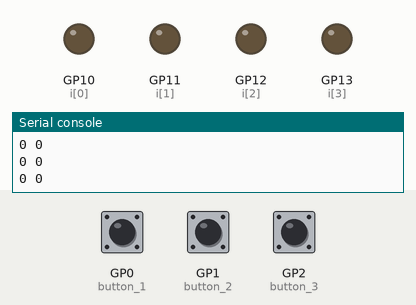
Recording of a program running on a simulated Raspberry Pi Pico running MicroPython. Shown: output pins drawn as LEDs (lit = HIGH), the last lines printed to the serial console. Dashed ring = blinking. The test bench sets the inputs (shaded band); at power-on: GP0 (button_1) LOW, GP1 (button_2) LOW, GP2 (button_3) LOW.

Above: at 1.2 s.
1.3 s: GP0 (button_1) pulled HIGH for 0.15 s
At 1.45 s:
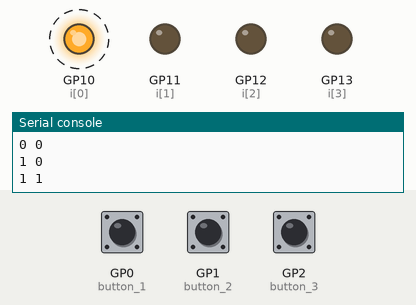
4.3 s: GP1 (button_2) pulled HIGH for 0.15 s
At 4.8 s:
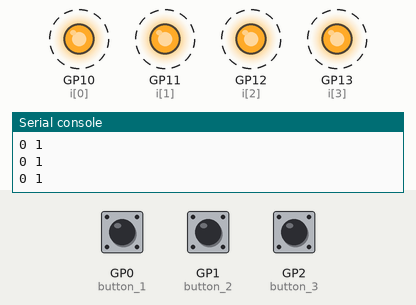
7.4 s: GP2 (button_3) pulled HIGH for 0.15 s
At 7.8 s:
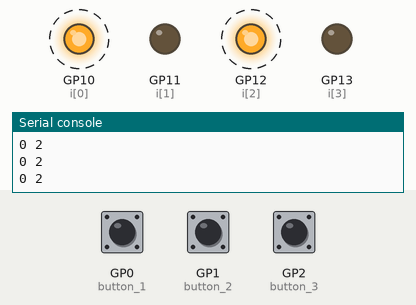
10.4 s: GP0 (button_1) pulled HIGH for 1 s
At 10.55 s:
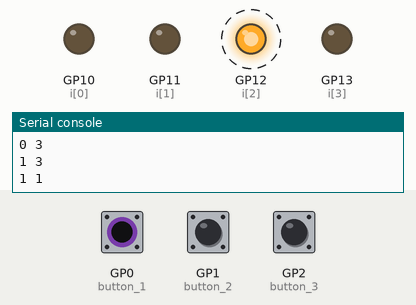
13.4 s: GP2 (button_3) pulled HIGH for 1 s
At 13.8 s:
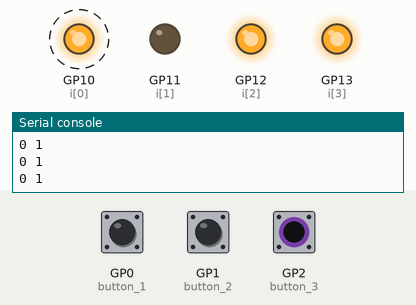
16.4 s: GP0 (button_1) pulled HIGH for 3.2 s
At 16.66 s:
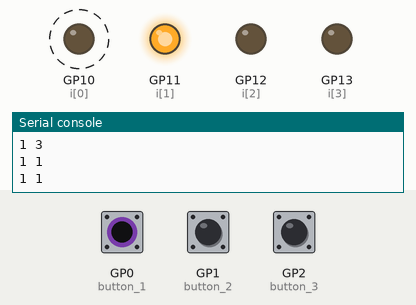
Timing chart, 0 to 22.1 s (numbered marks = the images above; inputs shaded):
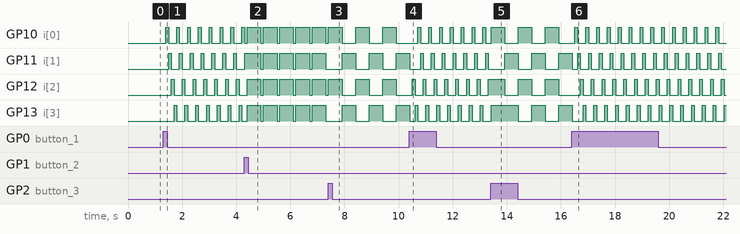

Measured:
- after the input at 1.3 s, GP10 (i[0]): alternates HIGH for 0.10 s and LOW for 0.30 s, starting after 0.10 s; GP11 (i[1]): alternates HIGH for 0.10 s and LOW for 0.30 s, starting after 0.20 s
- after the input at 4.3 s, GP10 (i[0]), GP13 (i[3]): alternates HIGH for 0.50 s and LOW for 0.10 s, starting after 0.11 s; GP11 (i[1]), GP12 (i[2]): alternates HIGH for 0.50 s and LOW for 0.10 s, starting after 0.61 s
- after the input at 7.4 s, GP10 (i[0]), GP12 (i[2]): alternates HIGH for 0.50 s and LOW for 0.50 s, starting after 1.0 s; GP11 (i[1]), GP13 (i[3]): alternates HIGH for 0.50 s and LOW for 0.50 s, starting after 0.51 s
- after the input at 10.4 s, GP10 (i[0]): alternates HIGH for 0.10 s and LOW for 0.30 s, starting after 0.31 s; GP12 (i[2]): alternates HIGH for 0.10 s and LOW for 0.30 s, starting after 0.11 s
- after the input at 13.4 s, GP10 (i[0]): alternates HIGH for 0.50 s and LOW for 0.50 s, starting at once; GP11 (i[1]), GP12 (i[2]): alternates HIGH for 0.50 s and LOW for 0.50 s, starting after 0.52 s
- after the input at 16.4 s, GP10 (i[0]): alternates HIGH for 0.10 s and LOW for 0.30 s, starting after 0.12 s; GP12 (i[2]): alternates HIGH for 0.10 s and LOW for 0.30 s, starting after 0.32 s

The program:

Switch.py
```python
import machine
import utime

led=[]

for i in range(10,14):
    led.append(machine.Pin(i, machine.Pin.OUT))

button_1 = machine.Pin(0, machine.Pin.IN, machine.Pin.PULL_DOWN)
button_2 = machine.Pin(1, machine.Pin.IN, machine.Pin.PULL_DOWN)
button_3 = machine.Pin(2, machine.Pin.IN, machine.Pin.PULL_DOWN)

sd=0.1
cl=0
lc=4

def action_1():
    global cl,sd,lc
    utime.sleep(0.1)
    led[cl].value(1)
    pl=(cl-1+lc)%lc
    led[pl].value(0)
    cl=(cl+1)%lc

def action_2():
    global lc

    for i in range (0,lc):
        led[i].value(1)
    utime.sleep(0.5)
    for i in range (0,lc):
        led[i].value(0)
    utime.sleep(0.1)

def action_3():
       led[0].value(1)
       led[2].value(1)

       utime.sleep(0.5)

       led[0].value(0)
       led[2].value(0)
       led[1].value(1)
       led[3].value(1)
       utime.sleep(0.5)
       led[1].value(0)
       led[3].value(0)

action=0

while True:
    print (button_1.value(), action)
    if button_1.value() == 1:
        action = 1
    elif button_2.value() == 1:
        action = 2
        utime.sleep(sd)
    elif button_3.value() == 1:
        action = 3

    if action == 1:
        action_1()
    elif action == 2:
        action_2()

    elif action == 3:
        action_3()
     
```
